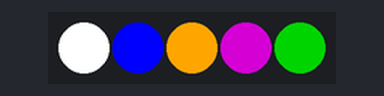
This sketch was run on a simulated ESP8266 (Wemos D1 mini). Parts: 5 RGB LEDs in strip order, left to right. WiFi joins after 1.5 s; servers stay silent unless stated; what the sketch prints to the serial monitor is not drawn.

Above: at 2.1 s.
At 2.6 s:
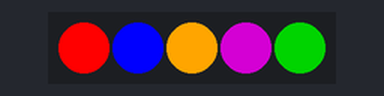
At 11.95 s:
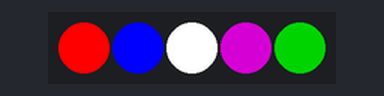
At 17.93 s:
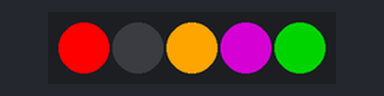
At 28.45 s:
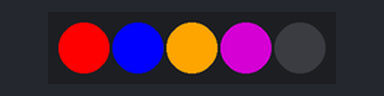
At 38.86 s:
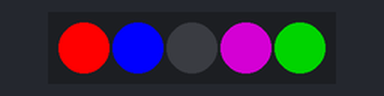
Timing chart, 0 to 40.0 s (numbered marks = the images above):
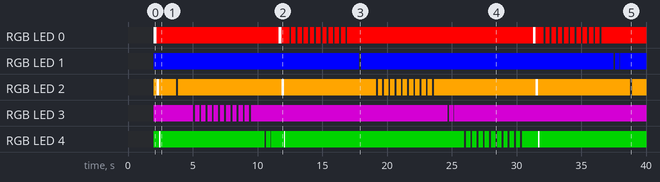

The sketch:

TheInternet.ino
```cpp
#include <Arduino.h>
#include <ESP8266WiFi.h>
#include "FastLED.h"

// e' Wemos !!!
// led ws2801

// Credenziali WiFi

//char ssid[] = "ArduinoAfternoon";
//char pass[] = "lavagnamit";

char ssid[] = "GuestMFR16";

//char ssid[] = "fastweb-rm-cpe-bblaf-1";
//char pass[] = "bbstoccolma";

//int status = WL_IDLE_STATUS;
WiFiClient client;


// LEDs
#define NUM_LEDS 5

CRGB leds[]= {
    CRGB::Red,
    CRGB::Blue,
    CRGB::Orange,
    CRGB::Purple,
    CRGB::Green
};

const char* hosts[]= {
    "google.com",
    "facebook.com",
    "ebay.com",
    "twitter.com",
    "unimi.it"
};

//long times[]= {0,0,0,0,0};

#define UPPERBOUND 10000
unsigned long min=UPPERBOUND, max=0;

#define LED_DATA_PIN D2
#define LED_CLOCK_PIN D3

#define LED_DELAY_ON 100
#define LED_DELAY_OFF 20

#define MINREPEAT 5
#define MAXREPEAT 40

#define DELAYHOSTS 500

#define DELAYFLASH 100

// This function sets up the ledsand tells the controller about them
void setup() {
    //pinMode(LED_BUILTIN, OUTPUT);

    Serial.begin(115200);

    // sanity check delay - allows reprogramming if accidently blowing power w/leds
    delay(2000);

    FastLED.addLeds<WS2801, LED_DATA_PIN, LED_CLOCK_PIN, BGR>(leds, NUM_LEDS);
    leds[0]=CRGB::Red;
    FastLED.show();

    connectWifi();
}

// This function runs over and over, and is where you do the magic to light
// your leds.
void loop() {

    flashAll(DELAYFLASH,CRGB::White);

    for(int count=0; count<NUM_LEDS; count++)
    {
        //flashLed(count);
        //Serial.println("flashing");

        Serial.print("host: ");
        Serial.println(hosts[count]);
        int time=timer(count);
        Serial.print("time: ");
        Serial.println(time);

        if(time > max) max = time;
        if(max > UPPERBOUND) max = min+1;

        if(time>=0 && time < min) min = time;

        Serial.print("min: ");
        Serial.print(min);
        Serial.print(", max: ");
        Serial.println(max);

        //Serial.println(time);
        flashLed(count,time);
        delay(DELAYHOSTS);
    }

    //digitalWrite(LED_BUILTIN, HIGH);   // turn the LED on (HIGH is the voltage level)

    //delay(1000);
}


void flashAll(int del,CRGB color) {
    for(int pos=0; pos<NUM_LEDS; pos++) {
        CRGB saved=leds[pos];
        leds[pos]=color;
        FastLED.show();
        delay(del);
        leds[pos]=saved;
        FastLED.show();
    }

}

void flashLed(short pos, int time) {
    if(time>=min && time<=max) {
        CRGB saved=leds[pos];

        Serial.print("mapping...");
        int repeat= map(time,min,max,MINREPEAT,MAXREPEAT);
        Serial.print("repeat: ");
        Serial.print(repeat);

        for(unsigned long count=0; count<repeat; count++)
        {
            leds[pos]=CRGB::Black;
            FastLED.show();
            delay(LED_DELAY_OFF);
            leds[pos]=saved;
            FastLED.show();
            delay(LED_DELAY_ON);
        }
    }
}


void printWifiStatus() {
    // print the SSID of the network you're attached to:
    Serial.print("SSID: ");
    Serial.println(WiFi.SSID());

    // print your WiFi shield's IP address:
    IPAddress ip = WiFi.localIP();
    Serial.print("IP Address: ");
    Serial.println(ip);

    // print the received signal strength:
    long rssi = WiFi.RSSI();
    Serial.print("signal strength (RSSI):");
    Serial.print(rssi);
    Serial.println(" dBm");
}


void connectWifi() {
// attempt to connect to Wifi network:
    //Serial.println(status);
    //while (status != WL_CONNECTED) {
    Serial.print("Attempting to connect to SSID: ");
    Serial.println(ssid);

    // Connect to WPA/WPA2 network. Change this line if using open or WEP network:
    WiFi.begin(ssid);
    //WiFi.begin(ssid, pass);

    //Serial.println(status);
    //printWifiStatus();

    // wait 5 seconds for connection:
    //delay(5000);
    //}
    Serial.println("Connected to wifi");
    printWifiStatus();
}


int timer(short host) {

    if(WiFi.status()==WL_CONNECTED) {
        //printWifiStatus();

        unsigned long time=millis();

        Serial.println("\nStarting connection to server...");
        // if you get a connection, report back via serial:
        if (client.connect(hosts[host], 80)) {
            Serial.print("connected to server: ");
            Serial.println(hosts[host]);
            // Make a HTTP request:
            client.println("GET / HTTP/1.1");
            //client.println("Host: www.google.com");
            client.println();
            client.println();
            /*
            while (client.available()>0) {
                char c = client.read();
                Serial.write(c);
            }
            */
            //client.println("Connection: close");
            client.stop();
            return int(millis()-time);
        }
    } else {
        Serial.println("disconnected!!!");
        connectWifi();
        printWifiStatus();
    }
    return -1;
}
```

Measured:
- by itself, RGB LED 3: off → RGB(128, 0, 128) at 2.0 s, → off 3.0 s later, → RGB(128, 0, 128) 0.14 s later, → off 0.34 s later, … (25 changes in this stretch)
- by itself, RGB LED 4: off → RGB(0, 128, 0) at 2.0 s, → RGB(255, 255, 255) 0.40 s later, → RGB(0, 128, 0) 0.12 s later, → off 8.0 s later, … (31 changes in this stretch)
- what the display in image 1 shows lasts 1.2 s, from 2.5 s to 3.7 s
